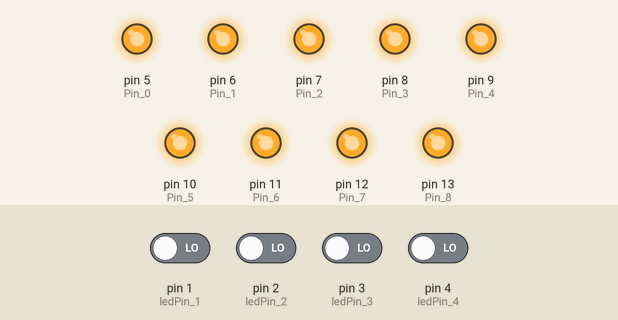
Simulated run of this sketch. Board: Arduino Uno, built with avr-gcc and run on an emulated ATmega328P. On the bench: output pins drawn as LEDs (lit = HIGH). The test bench sets the inputs (shaded band); at power-on: pin 1 (ledPin_1), pin 2 (ledPin_2), pin 3 (ledPin_3), pin 4 (ledPin_4) LOW.

Above: at 1.2 s.
1.3 s: pin 1 (ledPin_1) driven HIGH
At 2.5 s:
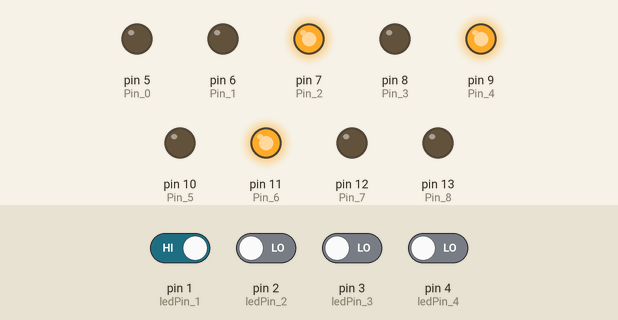
2.8 s: pin 2 (ledPin_2) driven HIGH
At 3.8 s:
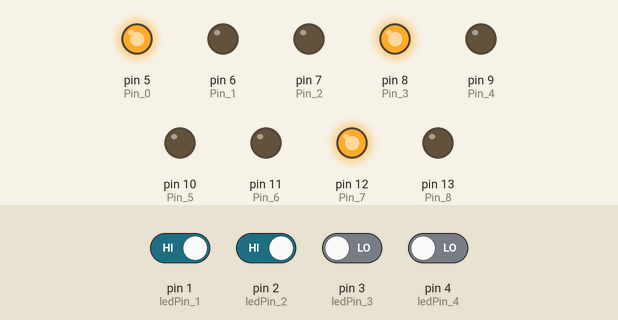
4.3 s: pin 3 (ledPin_3) driven HIGH
At 5.0 s:
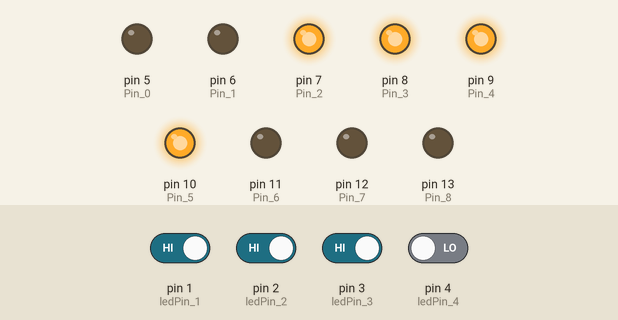
5.8 s: pin 4 (ledPin_4) driven HIGH
At 6.1 s:
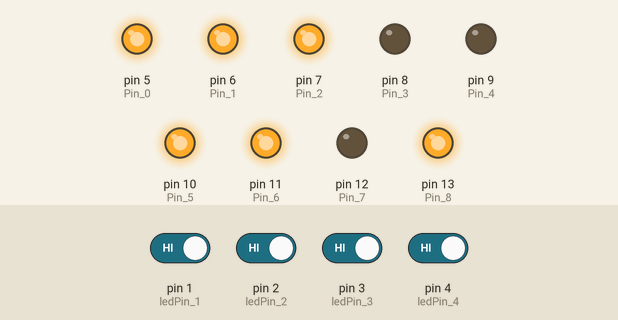
7.3 s: pin 1 (ledPin_1) driven LOW
At 8.4 s:
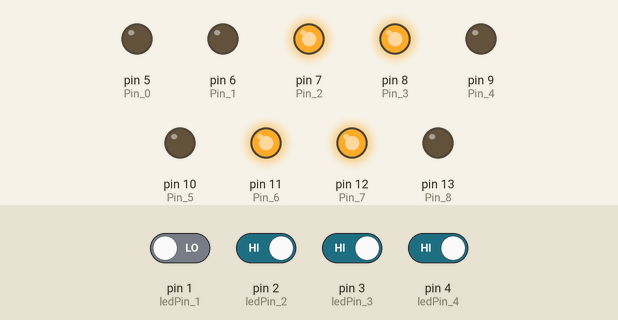
8.8 s: pin 2 (ledPin_2) driven LOW
At 9.6 s:
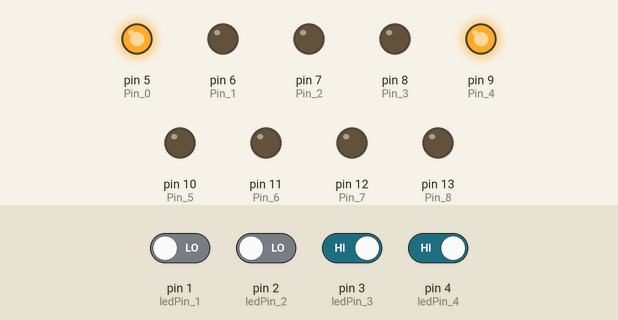
Timing chart, 0 to 11.3 s (numbered marks = the images above; inputs shaded):
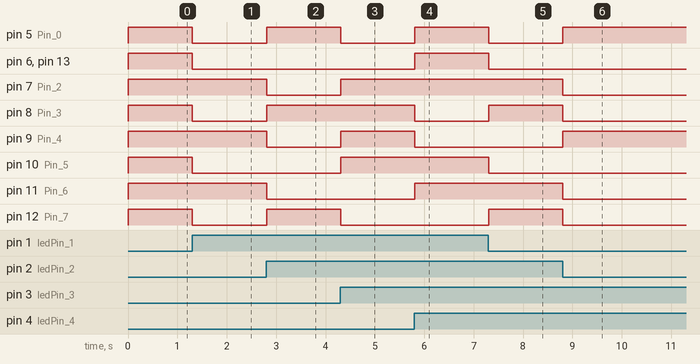

Measured:
- after the input at 1.3 s, pin 5 (Pin_0), pin 6 (Pin_1), pin 8 (Pin_3), pin 10 (Pin_5), pin 12 (Pin_7), pin 13 (Pin_8): HIGH → LOW at once
- after the input at 2.8 s, pin 5 (Pin_0), pin 8 (Pin_3), pin 12 (Pin_7): LOW → HIGH at once; pin 7 (Pin_2), pin 9 (Pin_4), pin 11 (Pin_6): HIGH → LOW at once
- after the input at 4.3 s, pin 5 (Pin_0), pin 12 (Pin_7): HIGH → LOW at once; pin 7 (Pin_2), pin 9 (Pin_4), pin 10 (Pin_5): LOW → HIGH at once
- after the input at 5.8 s, pin 5 (Pin_0), pin 6 (Pin_1), pin 11 (Pin_6), pin 13 (Pin_8): LOW → HIGH at once; pin 8 (Pin_3), pin 9 (Pin_4): HIGH → LOW at once
- after the input at 7.3 s, pin 5 (Pin_0), pin 6 (Pin_1), pin 10 (Pin_5), pin 13 (Pin_8): HIGH → LOW at once; pin 8 (Pin_3), pin 12 (Pin_7): LOW → HIGH at once
- after the input at 8.8 s, pin 5 (Pin_0), pin 9 (Pin_4): LOW → HIGH at once; pin 7 (Pin_2), pin 8 (Pin_3), pin 11 (Pin_6), pin 12 (Pin_7): HIGH → LOW at once

The sketch:

ledfrombutton.ino
```cpp
int ledPin_1 = 1;
int ledPin_2 = 2;
int ledPin_3 = 3;
int ledPin_4 = 4;

int i;
int num = 0;

int Pin_0 = 5;
int Pin_1 = 6;
int Pin_2 = 7;
int Pin_3 = 8;
int Pin_4 = 9;
int Pin_5 = 10;
int Pin_6 = 11;
int Pin_7 = 12;
int Pin_8 = 13;


void setup() {
  // put your setup code here, to run once:
  pinMode(ledPin_1,INPUT);
  pinMode(ledPin_2,INPUT);
  pinMode(ledPin_3,INPUT);
  pinMode(ledPin_4,INPUT);
  pinMode(Pin_0,OUTPUT);
  pinMode(Pin_1,OUTPUT);
  pinMode(Pin_2,OUTPUT);
  pinMode(Pin_3,OUTPUT);
  pinMode(Pin_4,OUTPUT);
  pinMode(Pin_5,OUTPUT);
  pinMode(Pin_6,OUTPUT);
  pinMode(Pin_7,OUTPUT);
  pinMode(Pin_8,OUTPUT);
}

void loop() {
  // put your main code here, to run repeatedly:
  int light_A;
  int light_B;
  int light_C;
  int light_D;

  light_A = digitalRead(ledPin_1);
  light_B = digitalRead(ledPin_2);
  light_C = digitalRead(ledPin_3);
  light_D = digitalRead(ledPin_4);
  int num_press[9] = {0, 0, 0, 0, 0};

  if(light_A == HIGH){
    num_press[0]++;
    num_press[1]++;
    num_press[3]++;
    num_press[5]++;
    num_press[7]++;
    num_press[8]++;
  }
  if(light_B == HIGH){
    num_press[0]++;
    num_press[2]++;
    num_press[3]++;
    num_press[4]++;
    num_press[6]++;
    num_press[7]++;
  }
  if(light_C == HIGH){
    num_press[0]++;
    num_press[2]++;
    num_press[4]++;
    num_press[5]++;
    num_press[7]++;
  }
  if(light_D == HIGH){
    num_press[0]++;
    num_press[1]++;
    num_press[3]++;
    num_press[4]++;
    num_press[6]++;
    num_press[8]++;
  }

  Serial.print("num = ");
  Serial.println(num);
  num++;
  for( i = 0 ; i < 10 ; i++){
    Serial.print("i = ");
    Serial.println(i);
    Serial.println(num_press[i]);
  }

  if(num_press[0] % 2 == 0){
    digitalWrite(Pin_0,HIGH);
  }
  else{
    digitalWrite(Pin_0,LOW);
  }
  if(num_press[1] % 2 == 0){
    digitalWrite(Pin_1,HIGH);
  }
  else{
    digitalWrite(Pin_1,LOW);
  }
  if(num_press[2] % 2 == 0){
    digitalWrite(Pin_2,HIGH);
  }
  else{
    digitalWrite(Pin_2,LOW);
  }
  if(num_press[3] % 2 == 0){
    digitalWrite(Pin_3,HIGH);
  }
  else{
    digitalWrite(Pin_3,LOW);
  }
  if(num_press[4] % 2 == 0){
    digitalWrite(Pin_4,HIGH);
  }
  else{
    digitalWrite(Pin_4,LOW);
  }
  if(num_press[5] % 2 == 0){
    digitalWrite(Pin_5,HIGH);
  }
  else{
    digitalWrite(Pin_5,LOW);
  }
  if(num_press[6] % 2 == 0){
    digitalWrite(Pin_6,HIGH);
  }
  else{
    digitalWrite(Pin_6,LOW);
  }
  if(num_press[7] % 2 == 0){
    digitalWrite(Pin_7,HIGH);
  }
  else{
    digitalWrite(Pin_7,LOW);
  }
  if(num_press[8] % 2 == 0){
    digitalWrite(Pin_8,HIGH);
  }
  else{
    digitalWrite(Pin_8,LOW);
  }

//  delay(1000);

}
```
